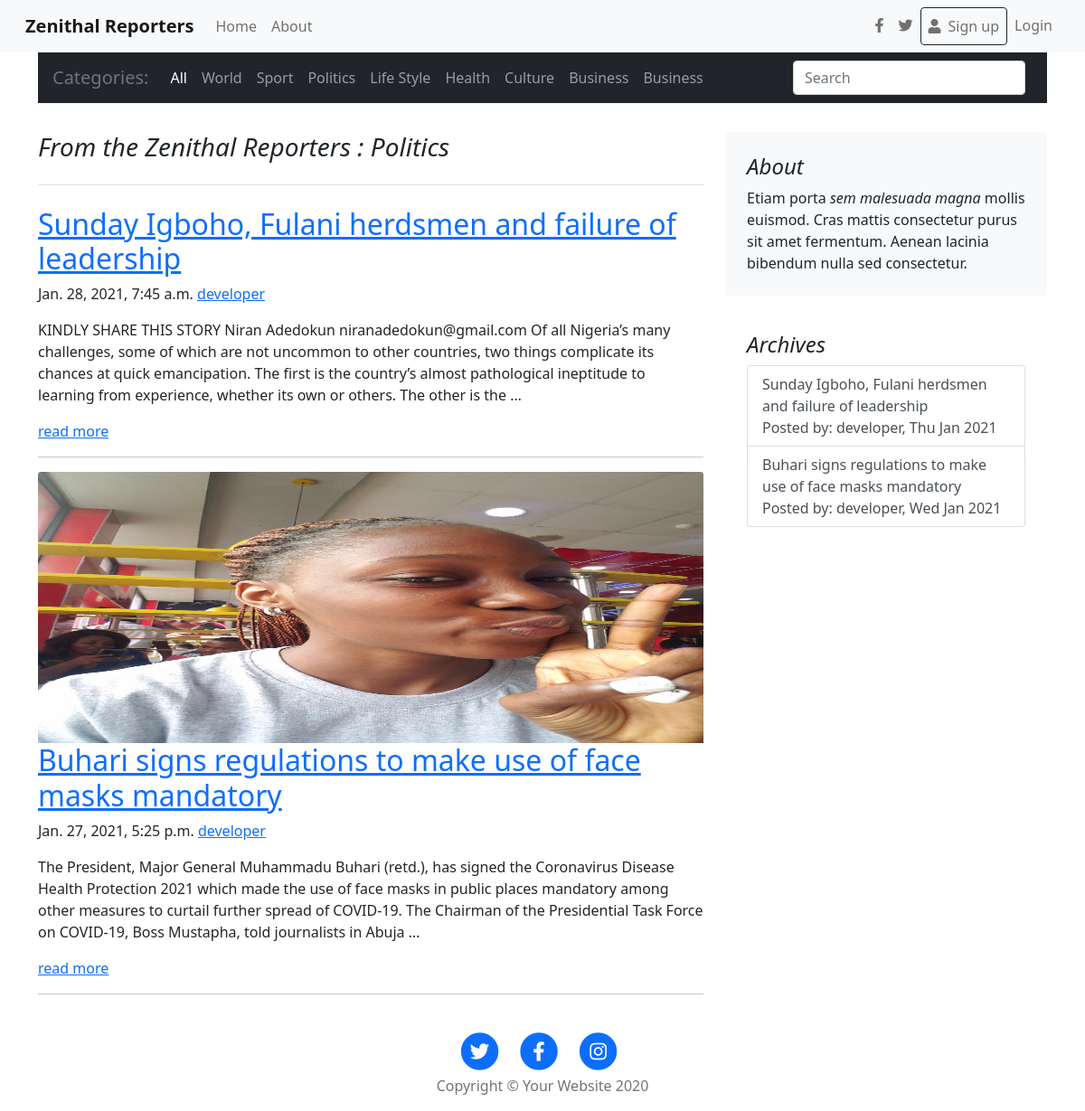
Screenshot of /zenithal/Politics/ with the database file from the repository.
### core/models.py (models this page shows, shortened)
class Category(models.Model):
    author = models.ForeignKey('auth.User',on_delete=models.CASCADE)
    catalog = models.CharField(max_length=200)
    slug = models.SlugField(unique=True,default='zenithal')
    class Meta:
        ordering=('-catalog',)
    def get_absolute_url(self):
       return reverse("zenithal:category",args=[self.slug])

class Post(models.Model):
    author = models.ForeignKey('auth.User',on_delete=models.CASCADE)
    category = models.ForeignKey('Category',on_delete=models.CASCADE)
    photo = models.ImageField(upload_to='media_image',blank=True, null=True)
    video= models.FileField(upload_to='videos', null=True,blank=True)
    title = models.CharField(max_length=200)
    context = models.TextField()
    created_date = models.DateTimeField(default=timezone.now)
    published_date = models.DateTimeField(blank=True, null=True)
    class Meta:
        ordering=('-created_date',)
    def get_absolute_url(self):
        return reverse("zenithal:post_detail",kwargs={'pk':self.pk})

### core/views.py (the view)
# urls.py: path('',views.homeview,name='home'),
def homeview(request,category_slug=None):
    category=None
    post =Post.objects.all()
    catalog= Category.objects.all()
    if category_slug:
        category=get_object_or_404(Category,slug=category_slug)
        post=post.filter(category=category)
    post_lists = post.filter(published_date__lte=timezone.now()).order_by('-published_date')
    post_list = post.filter(published_date__lte=timezone.now()).order_by('-published_date')
    page = request.GET.get('page', 1)
    paginator = Paginator(post_list, 9)
    try:
        users = paginator.page(page)
    except PageNotAnInteger:
        users = paginator.page(1)
    except EmptyPage:
        users = paginator.page(paginator.num_pages)
    query = request.GET.get('q','')
    if query:
            queryset = (Q(context__icontains=query)|Q(title__icontains=query))
            results = Post.objects.filter(queryset).distinct()
    else:
       results = []
    context= {
        'category':category,
        'users': users,
        'post_lists':post_lists,
        'catalog':catalog,
        'results':results,
        'query':query
    }
    return render(request,'core/home.html',context)

### Template/core/home.html (shortened to what this page needs)
{% extends 'base.html' %}
{% load static %}
{% block content %}
<main class="container ">
  <nav class="navbar navbar-expand-lg navbar navbar-dark bg-dark">
    <span class="navbar-brand text-secondary">Categories:</span>
    <div class="collapse navbar-collapse" id="basicExampleNav">
      <ul class="navbar-nav mr-auto ">
        <li class="nav-item active">
          <a class="nav-link" href="{% url 'zenithal:home'%}">All
          </a>
        </li>
        {% for c in catalog %}
        <li class="nav-item">
          <a class="nav-link" href="{{c.get_absolute_url}}">{{c.catalog}}</a>
        </li>
        {% endfor %}
      </ul>
      <form class="form-inline" role="search" action="." method="get">
        <div class="md-form my-0">
          <input class="form-control mr-sm-2" type="text" placeholder="Search" aria-label="Search" name='q'>
        </div>
      </form>
    </div>
  </nav>
    <div class="row pt-3 mt-3">
      <div class="col-md-8">
        <h3 class="pb-4 mb-4 font-italic border-bottom">
          {% if category %} From the Zenithal Reporters : {{category.catalog}} {%else%} From the Zenithal Reporters {% endif %}
        </h3>
        {% if query %}
        {% if results %}
          {% for post in results %}
            {% include 'include/posts.html' %}
          {% endfor %}
        {% else %}
            <h4>No context Found</h4>
        {% endif %}
      {% else %}
        {% for post in users %}
          {% include 'include/posts.html' %}
        {% endfor %}
      {% endif %}
        <center>
          <nav class="navbar" aria-label="Pagination">
          </nav>
        </center>
      </div>
      <div class="col-md-4">
        <div class="p-4 mb-3 bg-light rounded">
          <h4 class="font-italic">About</h4>
          <p class="mb-0">Etiam porta <em>sem malesuada magna</em> mollis euismod. Cras mattis consectetur purus sit amet fermentum. Aenean lacinia bibendum nulla sed consectetur.</p>
        </div>
        <div class="p-4">
          <h4 class="font-italic">Archives</h4>
          <div class="list-group">
            {% for post in post_lists %}
            <a href="{{post.get_absolute_url}}" class="list-group-item list-group-item-action">{{post.title}}
              <br><span>Posted by: {{post.author}},</span> <span>{{post.published_date|date:"D M Y"}}</span></a>
        {% endfor %}
        </div>
      </div>
    </div>
  </main>
{% endblock content %}

### Template/include/posts.html (shortened to what this page needs)
        <article class="blog-post">
          {% if post.photo %}
          <div class="view overlay zoom">
            <img src="{{post.photo.url}}" class="card-img-top" height="300px"
                alt="">
            </div>
          {%  endif %}
          <a href="{{post.get_absolute_url}}"><h2 class="blog-post-title">{{post.title}}</h2></a>
          <p class="blog-post-meta">{{post.published_date}} <a href="#">{{post.author}}</a></p>
          <p>
            {{post.context|safe|truncatewords:"50"|linebreaks }}
             <a href="{{post.get_absolute_url}}">read more</a>
          </p>
        </article>
        <hr>

### Template/base.html (style rules this page uses)
body { max-height: 100%; max-width: 100%; }

### rows the page displays
Category: catalog "World"
Category: catalog "Sport"
Category: catalog "Politics"
Category: catalog "Life Style"
Category: catalog "Health"
Category: catalog "Culture"
Category: catalog "Business"
Category: catalog "Business"
Post: title "Sunday Igboho, Fulani herdsmen and failure of leadership", published_date "Jan. 28, 2021, 7:45 a.m.", author "developer", context "KINDLY SHARE THIS STORY Niran Adedokun niranadedokun@gmail.com Of all Nigeria’s many challenges, some of which are not uncommon to other countries, two things complicate its chances at quick emancipation. The first is the country’s almost pathological ineptitude to learning from experience, whether its own or others. The other is the …", published_date "Thu Jan 2021"
Post: photo (picture), title "Buhari signs regulations to make use of face masks mandatory", published_date "Jan. 27, 2021, 5:25 p.m.", author "developer", context "The President, Major General Muhammadu Buhari (retd.), has signed the Coronavirus Disease Health Protection 2021 which made the use of face masks in public places mandatory among other measures to curtail further spread of COVID-19. The Chairman of the Presidential Task Force on COVID-19, Boss Mustapha, told journalists in Abuja …", published_date "Wed Jan 2021"
